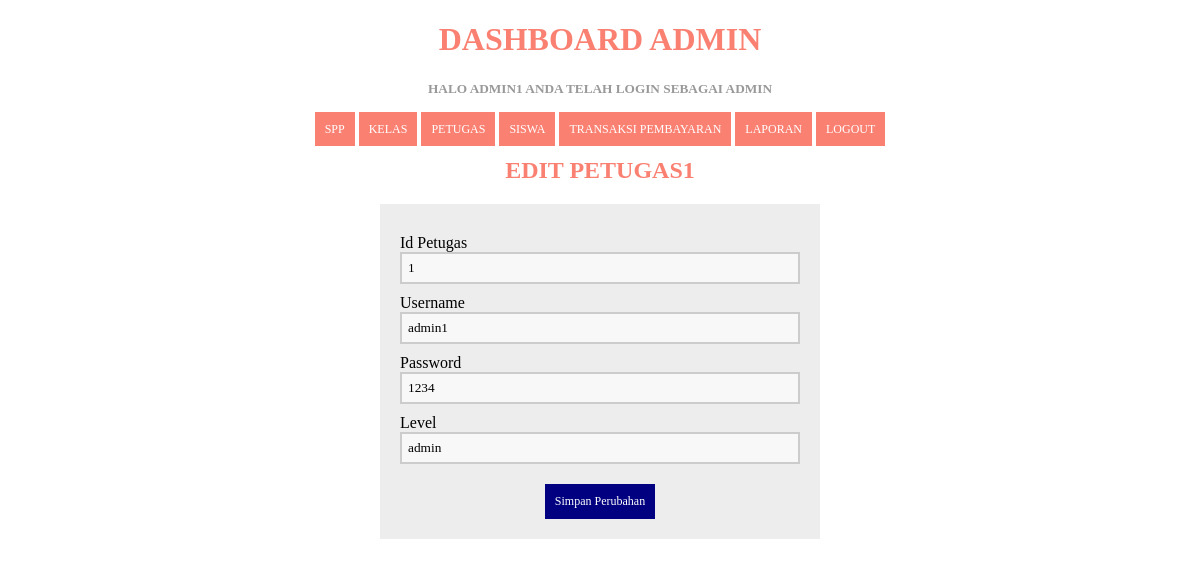
The page /edit_petugas.php?id=1 (signed in) on the database its author committed.
### tables this page shows
CREATE TABLE `tb_petugas` (
  `id_petugas` int(11) NOT NULL,
  `username` varchar(25) NOT NULL,
  `password` varchar(32) NOT NULL,
  `nama_petugas` varchar(35) NOT NULL,
  `level` enum('admin','petugas') NOT NULL
);

### edit_petugas.php (the view, shortened to what this page needs)
<?php
include 'koneksi.php';
  if (isset($_GET['id'])) {
    $query = "SELECT * FROM tb_petugas ORDER BY id_petugas";
    $result = mysqli_query($koneksi, $query);
    $data = mysqli_fetch_assoc($result);
  } else {
    echo "<script>alert('Masukkan data id.');window.location='petugas.php';</script>";
  }
  ?>
<!DOCTYPE html>
<html>
  <head>
  </head>
<body>
  <?php
  include ('header.php');
?>
      <center>
        <h2>Edit Petugas<?php echo $data['id_petugas']; ?></h2>
      <center>
      <form method="POST" action="proses_editpetugas.php" enctype="multipart/form-data" >
      <section class="base">
        <div>
          <label>Id Petugas</label>
          <input type="text" name="id_petugas" value="<?php echo $data['id_petugas']; ?>" required=""/>
        </div>
        <div>
          <label>Username</label>
          <input type="text" name="username" value="<?php echo $data['username']; ?>" required=""/>
        </div>
        <div>
          <label>Password</label>
         <input type="text" name="password" value="<?php echo $data['password']; ?>" required=""/>
        </div>
         <div>
          <label>Level</label>
         <input type="text" name="level" value="<?php echo $data['level']; ?>" required=""/>
        </div>
        <div>
         <button type="submit">Simpan Perubahan</button>
        </div>
        </section>
      </form>
</body>
</html>

### edit_petugas.php (style rules this page uses)
* { font-family: "Trebuchet MS"; }
h2 { text-transform: uppercase; color: salmon; }
button { background-color: navy; color: #fff; padding: 10px; text-decoration: none; font-size: 12px; border: 0px; margin-top: 20px; }
label { margin-top: 10px; float: left; text-align: left; width: 100%; }
input { padding: 6px; width: 100%; box-sizing: border-box; background: #f8f8f8; border: 2px solid #ccc; outline-color: coral; }
div { width: 100%; height: auto; }
.base { width: 400px; height: auto; padding: 20px; margin-left: auto; margin-right: auto; background: #ededed; }

### header.php (style rules this page uses)
* { font-family: "Trebuchet MS"; }

### rows shown on the page
tb_petugas: id_petugas "1", username "admin1", password "1234", level "admin"

### other values the page prints
$_SESSION['username'] "ADMIN1"
$_SESSION['level'] "ADMIN"
